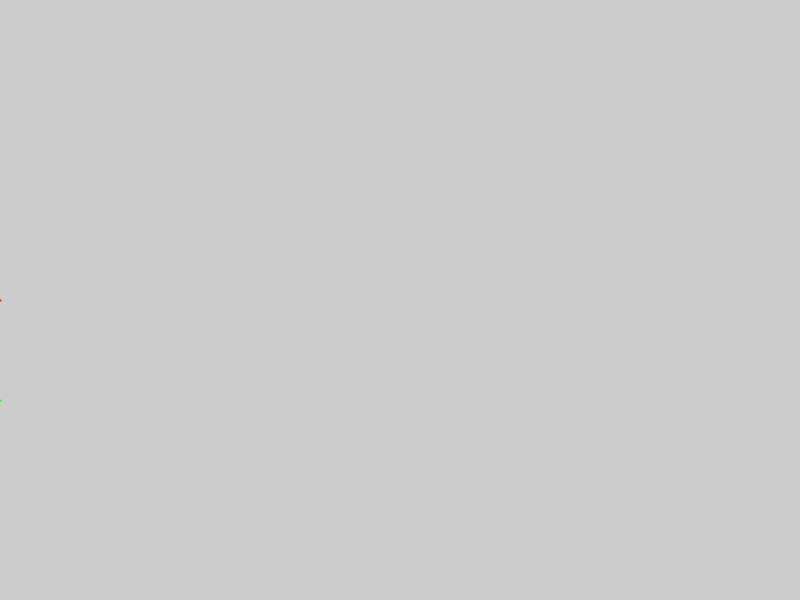
Frame 1 (no input)
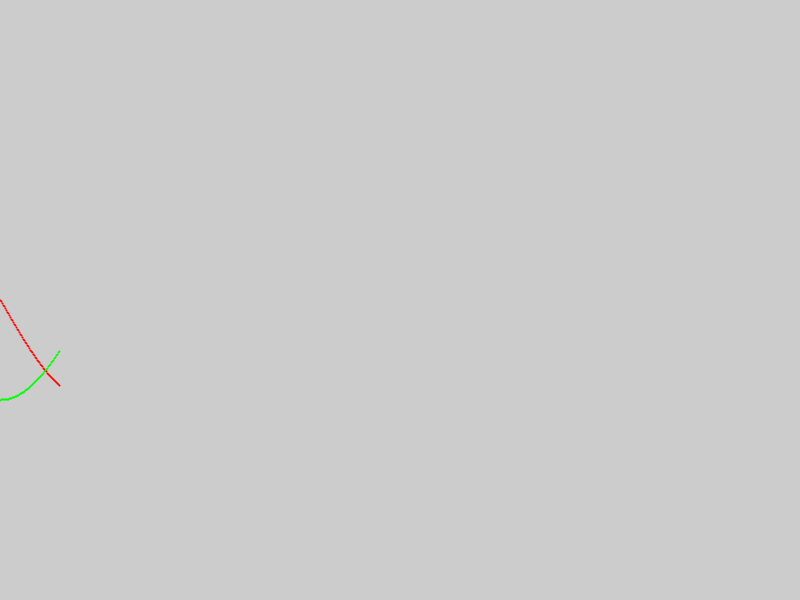
Frame 60 (the mouse pressed at the canvas centre just before this capture)
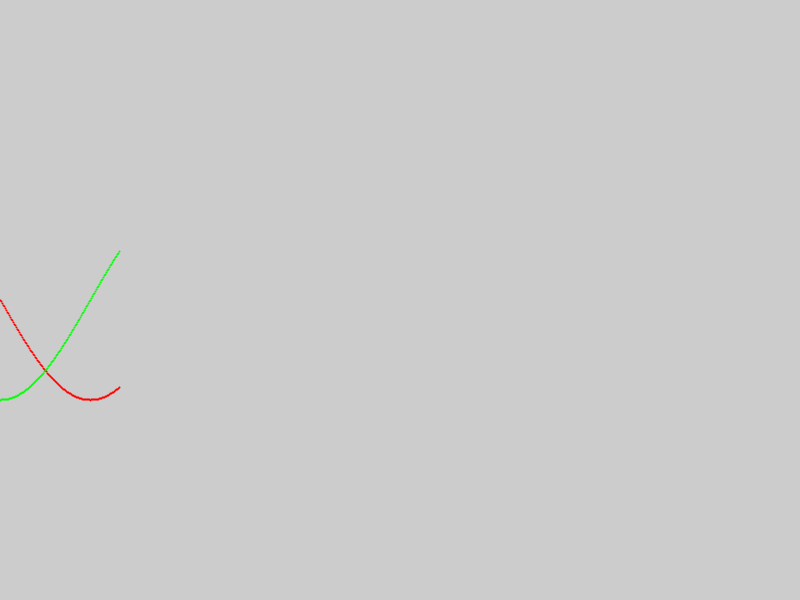
Frame 120 (the mouse held since frame 60 and released just before this capture)

The Processing sketch that drew these frames (run headless with seeded random() and noise(); from frame 60 on, the mouse is pressed at the canvas centre):

// Processing sketch: ejemplo6
// ── ejemplo6.pde
int x;
color c = color(240,0,128);
void setup(){
  size(800,600);
  strokeWeight(2);
}

void draw(){
  stroke(255,0,0);
  point(x,height/2+sin(radians(x))*100);
  
   stroke(0,255,0);
  point(x,height/2+cos(radians(x))*100);
  
  x=x+1;
}
